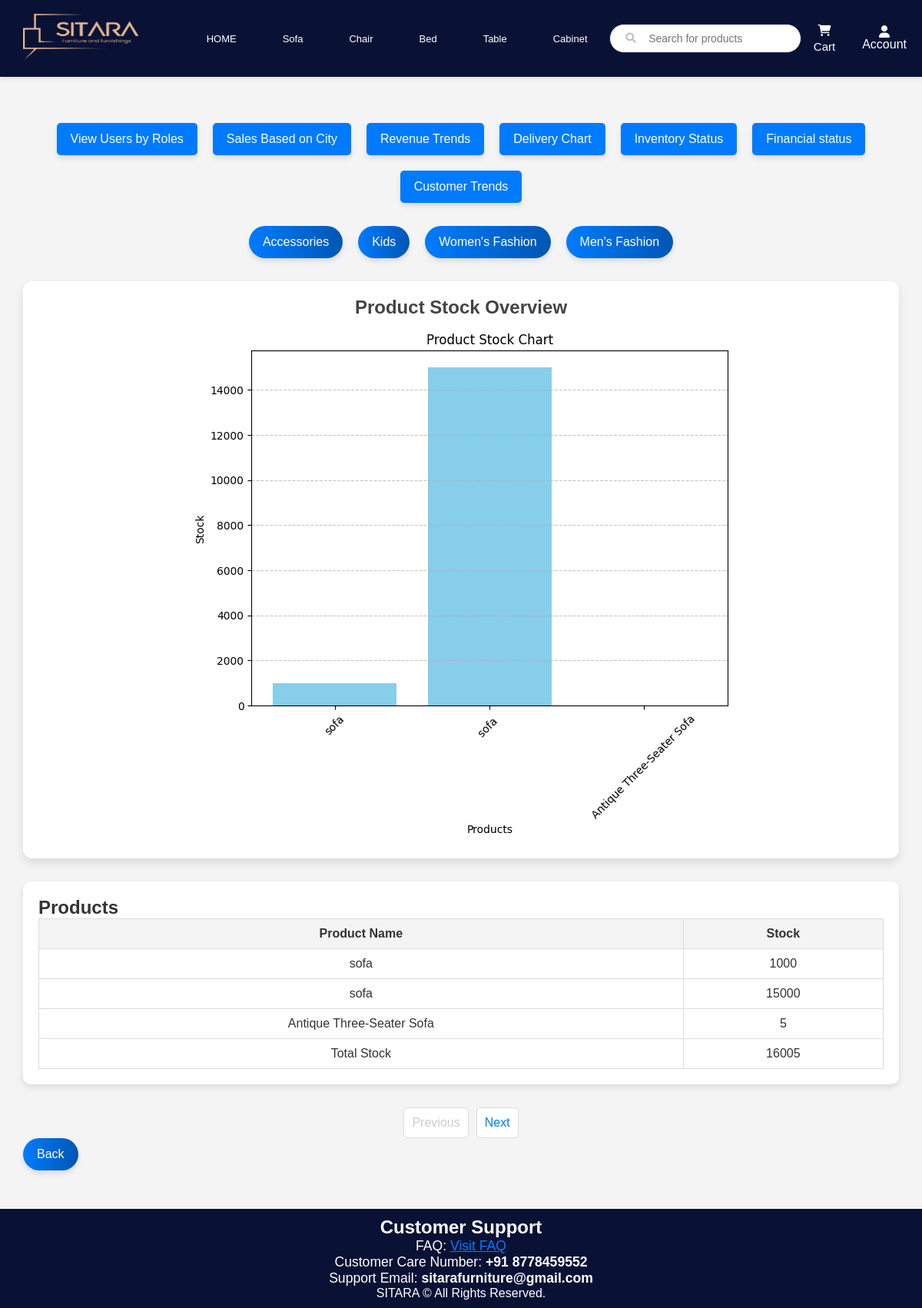
The app's page /visualization/visualization/sofa with its own data.
### app/models.py (models this page shows, shortened)
class Product(db.Model):
    __tablename__ = "product"
    id = db.Column(db.Integer, primary_key=True)
    name = db.Column(db.String(100), nullable=False)
    price = db.Column(db.Float, nullable=False)
    description = db.Column(db.String(255), nullable=False)
    category = db.Column(db.String(100), nullable=False)
    quantity = db.Column(db.Integer, nullable=False)
    manufacturer = db.Column(db.String(100), nullable=True)
    country_of_origin = db.Column(db.String(50), nullable=True)
    avg_rating = db.Column(db.Float, nullable=True)
    discount = db.Column(db.Float, default=0.0, nullable=True)
    colour = db.Column(db.String(20), nullable=True)
    images = db.relationship("ProductImage", backref="product", lazy=True)
    sketchfab_url = db.Column(db.String(512))
    model_file = db.Column(db.String(255))
    ratings = relationship("Rating", back_populates="product")

### app/visualization.py (the view)
@visualization.route('/visualization/<category>')
def category_page(category):
    page = request.args.get('page', default=1, type=int)
    has_next = True  # Example logic for pagination
    products = Product.query.all()
    for product in products:
        print(f"Product Name: {product.name}, Category: {product.category}, Stock: {product.quantity}")
    products_query = Product.query.filter_by(category=category).paginate(page=page, per_page=10, error_out=False)
    total_stock = db.session.query(db.func.sum(Product.quantity)).filter_by(category=category).scalar()
    total_stock = total_stock if total_stock else 0  # Ensure it doesn't return None
    if products_query.items:  # Check if there are products
        products = [{"name": product.name, "stock": product.quantity} for product in products_query.items]
        chart_data = generate_chart(products)
    else:
        products = []
        chart_data = None
    return render_template(
        "category_page.html",
        category=category,
        title=category.capitalize(),
        products=products,
        chart_data=chart_data,
        page=page,total_stock=total_stock,
        has_next=has_next
    )

### app/visualization.py (called while the page is built)
def generate_chart(data):
    if not data:
        return None
    product_names = [item["name"] for item in data]
    stock = [item["stock"] for item in data]
    plt.figure(figsize=(8, 6))
    plt.bar(product_names, stock, color="skyblue")
    plt.title("Product Stock Chart")
    plt.xlabel("Products")
    plt.ylabel("Stock")
    plt.xticks(rotation=45)
    plt.grid(axis="y", linestyle="--", alpha=0.7)
    buf = BytesIO()
    plt.savefig(buf, format="png", bbox_inches="tight")
    buf.seek(0)
    chart_data = base64.b64encode(buf.getvalue()).decode("utf-8")
    buf.close()
    return chart_data

### app/templates/category_page.html (shortened to what this page needs)
<!DOCTYPE html>
<html lang="en">
<head>
</head>
<body>
    {% extends "home.html" %}
{% block content %}
    <div class="full">
        <div class="button-container">
            <a href="/visualization/roles_chart" class="button">View Users by Roles</a>
            <a href="/visualization/sales_by_city" class="button">Sales Based on City</a>
            <a href="/visualization/revenue_trends" class="button">Revenue Trends</a>
            <a href="/visualization/delivery_chart" class="button">Delivery Chart</a>
            <a href="/visualization/inventory_status" class="button">Inventory Status</a>
            <a href="/visualization/financial_health" class="button">Financial status</a>
            <a href="/visualization/customer_trends" class="button">Customer Trends</a>
        </div>
        <div class="button-container1">
            <a href="/visualization/visualization/accessories" class="button1">Accessories</a>
            <a href="/visualization/visualization/kids" class="button1">Kids</a>
            <a href="/visualization/visualization/womens_fashion" class="button1">Women's Fashion</a>
            <a href="/visualization/visualization/mens_fashion" class="button1">Men's Fashion</a>
        </div>
        <div class="chart-section">
            <h2>Product Stock Overview</h2>
            {% if chart_data %}
    <img alt="Stock Chart">
{% else %}
    <p>No data available for this category.</p>
{% endif %}
        </div>
        <div class="table-section">
            <h2>Products</h2>
            <table>
                <thead>
                    <tr>
                        <th>Product Name</th>
                        <th>Stock</th>
                    </tr>
                </thead>
                <tbody id="product-table-body">
                    {% for product in products %}
                    <tr>
                        <td>{{ product.name }}</td>
                        <td>{{ product.stock }}</td>
                    </tr>
                    {% endfor %}
                </tbody>
                <tfoot>
                    <tr>
                        <td>Total Stock</td>
                        <td>{{ total_stock }}</td>
                    </tr>
                </tfoot>
            </table>
        </div>
        <div class="pagination">
            <a href="?page={{ page - 1 }}" class="{% if page == 1 %}disabled{% endif %}">Previous</a>
            <a href="?page={{ page + 1 }}" class="{% if not has_next %}disabled{% endif %}">Next</a>
        </div>
        <div class="back-button-container">
            <a href="/visualization/inventory_status" class="back-button">Back</a>
        </div>
    </div>
{% endblock %}

### app/static/home.css (style rules this page uses)
* { margin: 0; padding-top: 0; box-sizing: border-box; }
body { margin: 0; padding: 0; background-color: #f4f4f4; color: #333; */ }

### app/templates/category_page.html (style rules this page uses)
body { font-family: Arial, sans-serif; margin: 0; padding: 0; background-color: #f9f9f9; color: #333; display: flex; flex-direction: column; min-height: 100vh; }
.full { padding: 20px; }
.button-container1 { display: flex; justify-content: center; align-items: center; flex-wrap: wrap; gap: 20px; margin-bottom: 30px; }
.back-button-container { display: flex; justify-content: flex-start; align-items: center; margin-bottom: 20px; }
.back-button, .button1 { background: linear-gradient(90deg, #007bff, #0056b3); color: white; border: none; padding: 12px 18px; font-size: 16px; font-weight: 500; border-radius: 50px; cursor: pointer; text-decoration: none; transition: transform 0.3s ease, box-shadow 0.3s ease; box-shadow: 0 4px 6px rgba(0, 0, 0, 0.1); }
.chart-section { display: flex; flex-direction: column; align-items: center; margin: 20px 0; padding: 20px; background-color: #ffffff; border-radius: 12px; box-shadow: 0 6px 12px rgba(0, 0, 0, 0.1); }
.chart-section h2 { margin-bottom: 10px; color: #444; }
.chart-section img { max-width: 100%; height: auto; border-radius: 8px; }
.table-section { margin: 30px 0; background-color: #ffffff; padding: 20px; border-radius: 10px; box-shadow: 0 4px 8px rgba(0, 0, 0, 0.1); }
table { width: 100%; border-collapse: collapse; }
table th, table td { border: 1px solid #ddd; padding: 10px; text-align: center; }
table th { background-color: #f4f4f4; font-size: 16px; }
.pagination { display: flex; justify-content: center; margin-top: 20px; }
.pagination a { padding: 10px; margin: 0 5px; border: 1px solid #ddd; background-color: #fff; color: #007bff; text-decoration: none; border-radius: 5px; }
.pagination .disabled { pointer-events: none; color: #ccc; }
.button-container { display: flex; justify-content: center; align-items: center; flex-wrap: wrap; margin: 20px 0; }
.button { background-color: #007bff; color: white; border: none; padding: 12px 18px; font-size: 16px; border-radius: 5px; cursor: pointer; transition: background-color 0.3s ease, transform 0.2s ease; box-shadow: 0 4px 6px rgba(0, 0, 0, 0.1); margin: 10px; text-decoration: none; }

### records on screen
Product: name "sofa", stock "1000"
Product: name "sofa", stock "15000"
Product: name "Antique Three-Seater Sofa", stock "5"

### other values on screen
{{ total_stock }} "16005"
